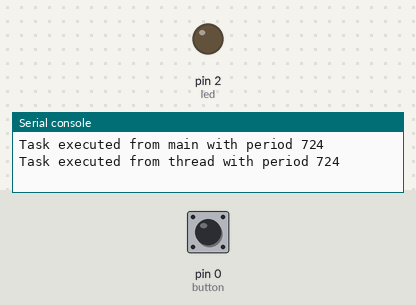
This program was run on a simulated MicroPython board. Shown: output pins drawn as LEDs (lit = HIGH), the last lines printed to the serial console. Dashed ring = blinking. The test bench sets the inputs (shaded band); at power-on: pin 0 (button) HIGH. Threads take turns every 2 ms.

Above: at 1.2 s.
1.3 s: pin 0 (button) pulled LOW for 1 s
At 1.6 s:
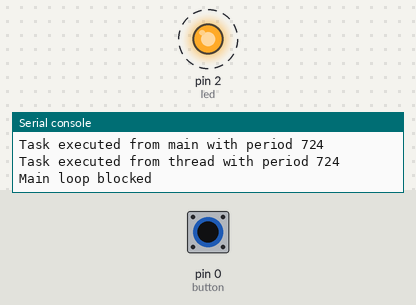
4.3 s: pin 0 (button) pulled LOW for 1 s
At 6.4 s:
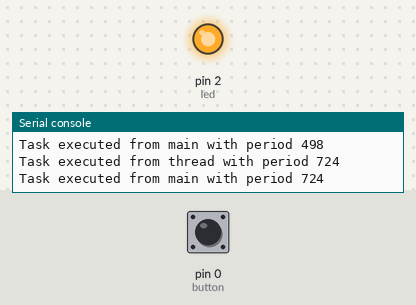
6.8 s: pin 0 (button) pulled LOW for 0.45 s
At 7.8 s:
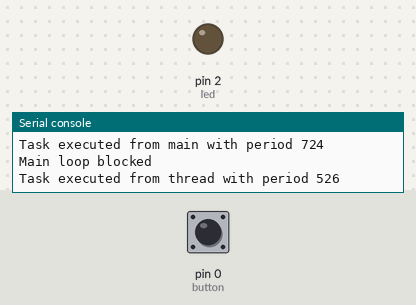
8.7 s: pin 0 (button) pulled LOW for 3.2 s
At 13.2 s:
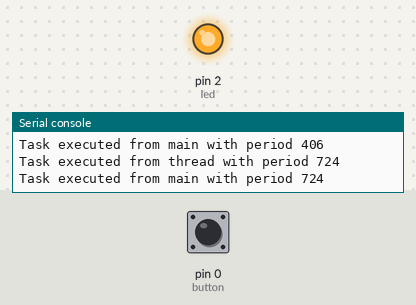
Timing chart, 0 to 14.4 s (numbered marks = the images above; inputs shaded):
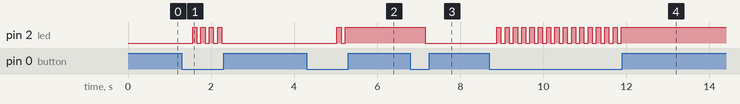

The program:

nested_loop_multitask.py
```python
#nested_loop_multitask.py
# test multitasking with thread
# both main loop and thread executes same task
# that takes 414 ms to finish

import time
import _thread
from machine import Pin

button = Pin(0,Pin.IN, Pin.PULL_UP) # on-board switch
led = Pin(2, Pin.OUT)  # on-board led
button_toggle = 0  #

def nested_loop_task1():
#     global dt
    t_start =time.ticks_ms()
    m = 300
    for i in range(m):
        for j in range(m):
            y = i+j
    t_end = time.ticks_ms()
    dt = t_end - t_start
    print("Task executed from main with period " + str(dt))

def nested_loop_task2():
#     global dt
    t_start =time.ticks_ms()
    m = 300
    for i in range(m):
        for j in range(m):
            y = i+j
    t_end = time.ticks_ms()
    dt = t_end - t_start
    print("Task executed from thread with period " + str(dt))

def do_nested_loop_forever():
    global button_toggle
    while True:
        nested_loop_task2()
        if not button.value() and button_toggle:
            time.sleep_ms(100)
            print("thread loop blocked")
            while not button.value():
                led.value(not led.value()) # blink onboard led
                time.sleep_ms(100)
            button_toggle = 0
# start a new thread
_thread.start_new_thread(do_nested_loop_forever,())

# main loop
while True:
    nested_loop_task1()
    if not button.value() and not button_toggle:
        time.sleep_ms(100)
        print("Main loop blocked")
        while not button.value():
            led.value(not led.value()) # blink onboard led
            time.sleep_ms(100)
        button_toggle = 1
```

Measured:
- after the input at 1.3 s, pin 2 (led): alternates HIGH for 0.10 s and LOW for 0.10 s, 8 changes in all, then stays LOW, starting after 0.26 s
- after the input at 4.3 s, pin 2 (led): LOW → HIGH after 0.73 s, → LOW 0.10 s later, → HIGH 0.10 s later
- after the input at 6.8 s, pin 2 (led): HIGH → LOW after 0.36 s
- after the input at 8.7 s, pin 2 (led): alternates HIGH for 0.10 s and LOW for 0.10 s, 31 changes in all, then stays HIGH, starting after 0.18 s
